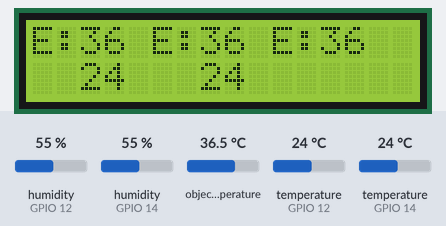
This sketch was run on a simulated ESP8266 (NodeMCU). Shown: 16×2 character LCD. Inputs (shaded band) come from the test bench; at power-on: temperature (sensors on GPIO 12, GPIO 14) 24 °C, object temperature 36.5 °C, humidity (sensors on GPIO 12, GPIO 14) 55 %. The modem accepts every AT command (registered, SIM ready, sends succeed) and sends nothing else; what the sketch prints to the serial monitor is not drawn.

Above: at 5.6 s.
5.7 s: temperature (sensor on GPIO 12) set to 27 °C
At 10.1 s:
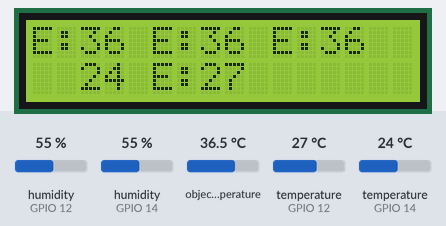
10.4 s: object temperature set to 20 °C
At 12.2 s:
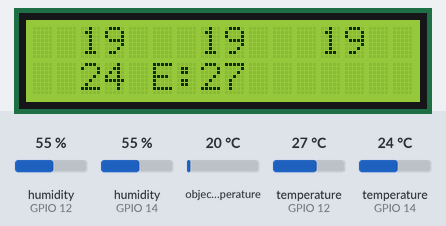
12.5 s: temperature (sensor on GPIO 14) set to 27 °C
At 16.1 s:
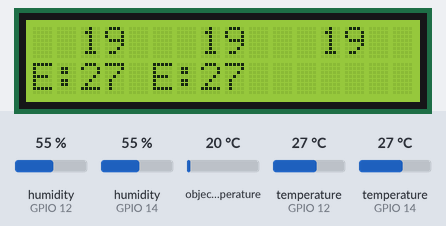
16.4 s: object temperature set to 32 °C
At 18.1 s:
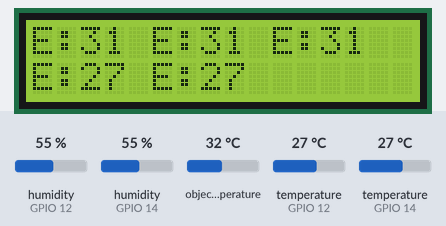
18.5 s: temperature (sensor on GPIO 12) set to 12 °C
At 21.9 s:
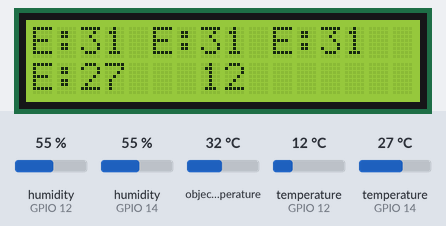
22.4 s: temperature (sensor on GPIO 14) set to 12 °C
At 23.9 s:
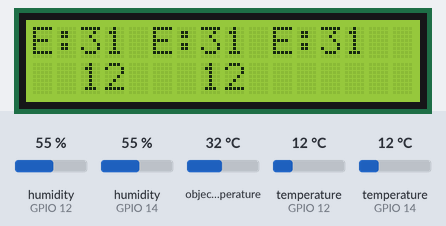
Timing chart, 0 to 25.4 s (numbered marks = the images above; inputs shaded):
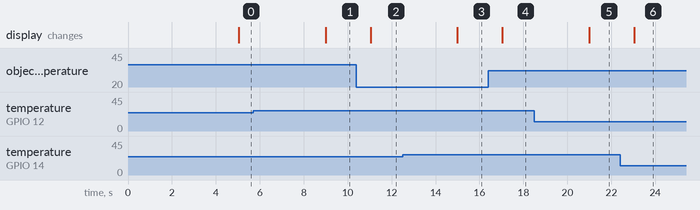

Measured:
- the behaviour switches between 25 and 26 °C on temperature (sensor on GPIO 12) (found by bisection; images 0 and 1)
- the behaviour switches between 25 and 26 °C on temperature (sensor on GPIO 14) (found by bisection; images 2 and 3)
- after the input at 5.7 s, the display: changes after 3.3 s (image 1)
- after the input at 10.4 s, the display: changes after 0.64 s (image 2)
- after the input at 12.5 s, the display: changes after 2.5 s (image 3)
- after the input at 16.4 s, the display: changes after 0.64 s (image 4)
- after the input at 18.5 s, the display: changes after 2.5 s (image 5)
- after the input at 22.4 s, the display: changes after 0.64 s (image 6)

The sketch:

hillclimb_client.ino
```cpp
#include <Wire.h> // I2C library
#include <SparkFunMLX90614.h>
#include "DHT.h"

#include <LiquidCrystal_I2C.h>

#include <Ticker.h>

// #define USE_SERIAL0_DEBUG

#  ifdef USE_SERIAL0_DEBUG  // Nu ar trebui sa fie folosit, UART0 e folosit pt comunicatia cu modulul GSM
#    define LOG Serial
#  else
#    define LOG Serial1      // Debug-ul (log consola) foloseste UART1, care are doar pin TX, insa e suficient
#  endif                    // pentru ca NodeMCU sa trimita log catre consola seriala
                          // PIN TX UART1: D4

/*******************************************************/
/************ Macros senzori temperatura IR ************/
/*******************************************************/
#define IR_TEMP_NUM     3
#define IR_I2C_ADDR1    0x5A
#define IR_I2C_ADDR2    0x5B
#define IR_I2C_ADDR3    0x5C
#define IR_ERR_THRESH   25

/*******************************************************/
/****** Macros senzori de temperatura ambientala *******/
/*******************************************************/
#define AMB_TEMP_NUM    2
#define AMB_PIN_1       14 // Cod GPIO 14 <-> Pin D5 pe NodeMCU
#define AMB_PIN_2       12 // Cod GPIO 12 <-> Pin D6 pe NodeMCU
#define AMB_ERR_THRESH  25

/*******************************************************/
/**************** Macros ecranului LCD *****************/
/*******************************************************/
#define LCD_LOOPS       2
#define LCD_I2C_ADDR    0x27
#define LCD_NUM_COLS    16
#define LCD_NUM_ROWS    2

/*******************************************************/
/****************** Macros modul GSM *******************/
/*******************************************************/
#define GSM_LOOPS    4 // Modulul va trimite SMS o data la GSM_LOOPS rulari ale
                          // buclei de procesare
#define GSM_DEST_NUMBER "+40721345327"

/*******************************************************/
/********** Interval rulare bucla procesare ************/
/*******************************************************/
#define ACTION_TIMER    1 // Interval (in secunde) folosit pentru executia callback-ului
                            // pe timer hardware

/*******************************************************/
/****** Globale senzori de temperatura infra-rosu ******/
/*******************************************************/
IRTherm ir_temp[IR_TEMP_NUM];
int ir_temp_val[IR_TEMP_NUM];

/*******************************************************/
/****** Globale senzori de temperatura ambientala ******/
/*******************************************************/
DHT amb_temp1(AMB_PIN_1, DHT11);
DHT amb_temp2(AMB_PIN_2, DHT11);
int amb_temp_val[AMB_TEMP_NUM];

/*******************************************************/
/****************** Globale afisaj LCD *****************/
/*******************************************************/
LiquidCrystal_I2C lcd(LCD_I2C_ADDR, LCD_NUM_COLS, LCD_NUM_ROWS);
int lcd_loop_cnt = 0;

/*******************************************************/
/****************** Globale modul GSM  *****************/
/*******************************************************/
unsigned int gsm_counter = 0;

/*******************************************************/
/*************** Globale timer hardware ****************/
/*******************************************************/
Ticker action_ticker;
bool action_flag = false;

/*******************************************************/
/****** Declarare functie callback timer hardware ******/
/*******************************************************/
void action_set()
{
  action_flag = true;
}

/*******************************************************/
/*** Declarare functii senzori temperatura infra-rosu **/
/*******************************************************/
void setup_ir_temp();
void read_ir_temp();

/*******************************************************/
/*** Declarare functii senzori temperatura ambientala **/
/*******************************************************/
void setup_amb_temp();
void read_amb_temp();

/*******************************************************/
/************* Declarare functii afisaj LCD ************/
/*******************************************************/
void setup_lcd_display();
void update_lcd_display();

/*******************************************************/
/************* Declarare functii modul GSM *************/
/*******************************************************/
void setup_gsm_uart();
void send_sms_gsm_uart();

/*******************************************************/
/******** Functie setup apelata inainte de loop ********/
/*******************************************************/
void setup()
{
  Serial.begin(115200);  // UART0
#if !defined(USE_SERIAL0_DEBUG) // Daca folosim UART1 pentru debug (USE_SERIAL0_DEBUG -> nedefinit), atunci
  Serial1.begin(115200);  // e necesar sa initializam si pe UART1
#endif
  Wire.begin(); //Joing I2C bus
  Serial.println();

  setup_ir_temp();
  setup_amb_temp();
  setup_lcd_display();
  setup_gsm_uart();

  action_ticker.attach(ACTION_TIMER, action_set);
}

/*******************************************************/
/********* Functie principala, rulata in bucla *********/
/*******************************************************/
void loop()
{

  if (action_flag == false) // Daca timer-ul hardware nu a fost apelat, atunci valoarea este 'false'
    return;

  action_flag = false;

  read_amb_temp();
  read_ir_temp();
  update_lcd_display();
  send_sms_gsm_uart();
}

/*******************************************************/
/**** Functie setup senzori temperatura infra-rosu *****/
/*******************************************************/
void setup_ir_temp()
{
  bool ret;
  int i;
  ret = ir_temp[0].begin(IR_I2C_ADDR1);
  if (ret == false) {
    LOG.println("Senzor IR1 eroare initializare");
  }
  if (!ret)
    ir_temp[0].setUnit(TEMP_C); // Seteaza grade Celsius ca unitate de masura

  ret = ir_temp[1].begin(IR_I2C_ADDR2);
  if (ret == false) {
    LOG.println("Senzor IR2 eroare initializare");
  }
  if (!ret)
    ir_temp[1].setUnit(TEMP_C); // Seteaza grade Celsius ca unitate de masura

  ret = ir_temp[2].begin(IR_I2C_ADDR3);
  if (ret == false) {
    LOG.println("Senzor IR3 eroare initializare");
  }
  if (!ret)
    ir_temp[2].setUnit(TEMP_C); // Seteaza grade Celsius ca unitate de masura

  LOG.println("setup: " + String(__func__) + " OK");
}

/*******************************************************/
/**** Functie setup senzori temperatura ambientala *****/
/*******************************************************/
void setup_amb_temp()
{
  amb_temp1.begin();
  amb_temp2.begin();
  LOG.println("setup: " + String(__func__)  + " OK");
}


/*******************************************************/
/************** Functie setup afisaj LCD ***************/
/*******************************************************/
void setup_lcd_display()
{
  lcd.init();
  lcd.clear();
  lcd.backlight();
  LOG.println("setup: " + String(__func__)  + " OK");
}

/*******************************************************/
/************** Functie setup modul GSM ****************/
/*******************************************************/
void setup_gsm_uart()
{
  delay(3000);  // Astept 3secunde pana a trimite comenzi "AT" spre modul
  Serial.println("AT\n"); // Trimit multiple comenzi spre modul pentru ca acesta sa inteleaga ca lucram la baudrate 115200
  delay(300);
  Serial.println("AT\n");
  delay(300);
  Serial.println("AT\n");
  delay(300);
  Serial.println("AT+CMGF=1");    // Seteaza mod text pentru SMS-uri
  while (Serial.available() > 0)  // Curata tot ce a venit pe seriala pana in acest moment, inclusiv raspunsurile "OK" care vin pt
    Serial.read();                //   comenzile AT date anterior.
  LOG.println("setup: " + String(__func__)  + " OK");
}

/*******************************************************/
/******** Functie citire temperaturi infrarosu *********/
/*******************************************************/
void read_ir_temp()
{
  int i;
  for (i = 0; i < IR_TEMP_NUM; i++)
  {
    if (!ir_temp[i].read())
    {
      LOG.print("IR Senzor");
      LOG.print(i + 1);
      LOG.println(" eroare citire");
      ir_temp_val[i] = 0;
    }
    else
    {
      ir_temp_val[i] = ir_temp[i].object();
      LOG.print("IR");
      LOG.print(i + 1);
      LOG.print("_temp: ");
      LOG.println(ir_temp_val[i]);
    }
  }
}

/*******************************************************/
/******* Functie citire temperaturi ambientale *********/
/*******************************************************/
void read_amb_temp()
{
  amb_temp_val[0] = amb_temp1.readTemperature();
  amb_temp_val[1] = amb_temp2.readTemperature();

  LOG.print("AMB0_temp: ");
  LOG.println(amb_temp_val[0]);
  LOG.print("AMB1_temp: ");
  LOG.println(amb_temp_val[1]);
}

/*******************************************************/
/*********** Functie actualizare display LCD ***********/
/*******************************************************/
void update_lcd_display()
{
  if ((lcd_loop_cnt % LCD_LOOPS) == 0)
  {
    int i;
    String line;

    lcd.clear();

    lcd.setCursor(0, 0); // Cursor caracterul 0, linia 0
    for (i = 0; i < IR_TEMP_NUM; i++)
    {
      if (ir_temp_val[i] > IR_ERR_THRESH)
        line += "E:"; // Adaug semnalizatorul de eroare
      else
        line += "  "; // Adaug 2 caractere spatiu
      line += String(ir_temp_val[i]);
      line += " ";    // Adaug spatiul de la final
    }
    lcd.print(line);

    line = "";
    lcd.setCursor(0, 1); // Cursor caracterul 0, linia 1
    for  (i = 0; i < AMB_TEMP_NUM; i++)
    {
      if (amb_temp_val[i] > IR_ERR_THRESH)
        line += "E:"; // Adaug semnalizatorul de eroare
      else
        line += "  "; // Adaug 2 caractere spatiu
      line += String(amb_temp_val[i]);
      line += " ";    // Adaug spatiul de la final
    }
    lcd.print(line);
  }
  lcd_loop_cnt = (lcd_loop_cnt + 1) % LCD_LOOPS;
  LOG.println(String(__func__));
}

/*******************************************************/
/**************** Functie trimitere SMS  ***************/
/*******************************************************/
void send_sms_gsm_uart()
{
  if ((gsm_counter % GSM_LOOPS) == 0)
  {
    int i;
    String sms_content = "";
    for (i = 0; i < IR_TEMP_NUM; i++)
      sms_content += String(ir_temp_val[i]) + " ";
    for (i = 0; i < AMB_TEMP_NUM; i++)
      sms_content += String(amb_temp_val[i]) + " ";

    Serial.print("AT+CMGS=\"" + String(GSM_DEST_NUMBER) + "\"\r");
    delay(50);  // delay 50ms
    Serial.print(sms_content + "\r");
    delay(50);
    Serial.write(0x1a);

    LOG.println("Sending GSM command:");
    LOG.println("AT+CMGS=\"" + String(GSM_DEST_NUMBER) + "\"\n" + sms_content + "\n");
  }
  gsm_counter = (gsm_counter + 1) % GSM_LOOPS;
}
```
